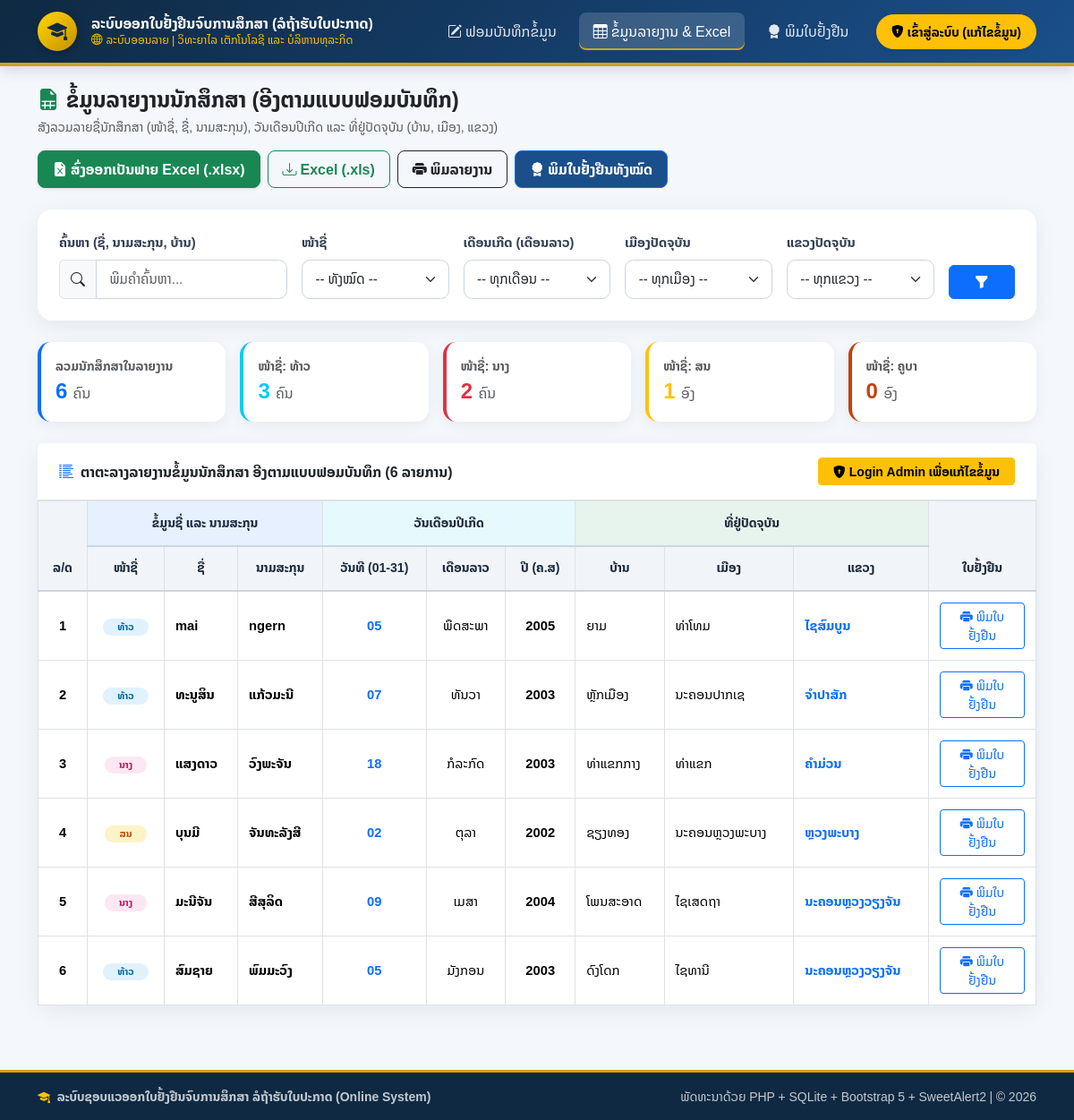
The app's page /report.php with its own data.
### tables this page shows
CREATE TABLE students (
            id INTEGER PRIMARY KEY AUTOINCREMENT,
            cert_no TEXT NOT NULL UNIQUE,
            student_code TEXT DEFAULT '',
            prefix TEXT NOT NULL,
            first_name TEXT NOT NULL,
            last_name TEXT NOT NULL,
            dob_day TEXT NOT NULL,
            dob_month TEXT NOT NULL,
            dob_year TEXT NOT NULL,
            village TEXT NOT NULL,
            district TEXT NOT NULL,
            province TEXT NOT NULL,
            education_level TEXT NOT NULL DEFAULT 'ປະລິນຍາຕີ',
            major TEXT NOT NULL DEFAULT 'ເຕັກໂນໂລຊີຂໍ້ມູນຂ່າວສານ (IT)',
            academic_year TEXT NOT NULL DEFAULT '2025-2026',
            status TEXT NOT NULL DEFAULT 'ອະນຸມັດແລ້ວ (ລໍຖ້າຮັບໃບປະກາດ)',
            created_at TEXT NOT NULL DEFAULT (datetime('now', 'localtime')),
            updated_at TEXT NOT NULL DEFAULT (datetime('now', 'localtime'))
        );

### config/db.php (called while the page is built, shortened)
<?php
function isLoggedIn(): bool
{
    return !empty($_SESSION['user_id']);
}
function currentUser(): ?array
{
    if (!isLoggedIn()) {
        return null;
    }
    return [
        'id' => $_SESSION['user_id'],
        'username' => $_SESSION['username'] ?? 'admin',
        'full_name' => $_SESSION['full_name'] ?? 'ຜູ້ດູແລລະບົບ',
        'role' => $_SESSION['role'] ?? 'admin'
    ];
}

### report.php (the view, shortened to what this page needs)
<?php
require_once __DIR__ . '/includes/header.php';
$q        = trim($_GET['q'] ?? '');
$prefix   = trim($_GET['prefix'] ?? '');
$month    = trim($_GET['dob_month'] ?? '');
$province = trim($_GET['province'] ?? '');
$district = trim($_GET['district'] ?? '');
$whereClauses = [];
$params = [];
$whereSql = !empty($whereClauses) ? ('WHERE ' . implode(' AND ', $whereClauses)) : '';
$stmt = $pdo->prepare("SELECT * FROM students {$whereSql} ORDER BY id DESC");
$stmt->execute($params);
$students = $stmt->fetchAll();
$filteredStats = [
    'total'  => count($students),
    'thao'   => 0,
    'nang'   => 0,
    'sn'     => 0,
    'khouba' => 0,
];
foreach ($students as $row) {
    if ($row['prefix'] === 'ທ້າວ') $filteredStats['thao']++;
    if ($row['prefix'] === 'ນາງ') $filteredStats['nang']++;
    if ($row['prefix'] === 'ສນ')  $filteredStats['sn']++;
}
$exportQuery = http_build_query([
    'q' => $q,
    'prefix' => $prefix,
    'dob_month' => $month,
    'province' => $province,
    'district' => $district
]);
?>
<div class="container py-4">
    <div class="d-flex flex-wrap justify-content-between align-items-center gap-3 mb-4 no-print">
        <div>
            <h4 class="fw-bold mb-1 text-dark">
                <i class="bi bi-file-earmark-spreadsheet-fill text-success me-2"></i>ຂໍ້ມູນລາຍງານນັກສຶກສາ (ອີງຕາມແບບຟອມບັນທຶກ)
            </h4>
            <div class="text-muted small">
                ສັງລວມລາຍຊື່ນັກສຶກສາ (ໜ້າຊື່, ຊື່, ນາມສະກຸນ), ວັນເດືອນປີເກີດ ແລະ ທີ່ຢູ່ປັດຈຸບັນ (ບ້ານ, ເມືອງ, ແຂວງ)
            </div>
        </div>
        <div class="d-flex flex-wrap gap-2">
            <a href="export_excel.php?<?= htmlspecialchars($exportQuery) ?>&format=xlsx" class="btn btn-success fw-bold px-3 py-2 rounded-3 shadow-sm">
                <i class="bi bi-file-earmark-excel-fill me-1"></i>ສົ່ງອອກເປັນຟາຍ Excel (.xlsx)
            </a>
            <a href="export_excel.php?<?= htmlspecialchars($exportQuery) ?>&format=xls" class="btn btn-outline-success fw-bold px-3 py-2 rounded-3">
                <i class="bi bi-download me-1"></i>Excel (.xls)
            </a>
            <button type="button" onclick="window.print()" class="btn btn-outline-dark fw-bold px-3 py-2 rounded-3">
                <i class="bi bi-printer-fill me-1"></i>ພິມລາຍງານ
            </button>
            <a href="certificate.php?all=1&<?= htmlspecialchars($exportQuery) ?>" class="btn btn-primary fw-bold px-3 py-2 rounded-3" style="background-color: var(--secondary-blue);">
                <i class="bi bi-award-fill me-1"></i>ພິມໃບຢັ້ງຢືນທັງໝົດ
            </a>
        </div>
    </div>
    <div class="card card-modern mb-4 no-print">
        <div class="card-body p-3 p-md-4">
            <form method="GET" action="report.php" class="row g-3 align-items-end">
                <div class="col-md-3">
                    <label class="form-label small">ຄົ້ນຫາ (ຊື່, ນາມສະກຸນ, ບ້ານ)</label>
                    <div class="input-group">
                        <span class="input-group-text bg-light"><i class="bi bi-search"></i></span>
                        <input type="text" class="form-control" name="q" value="<?= htmlspecialchars($q) ?>" placeholder="ພິມຄຳຄົ້ນຫາ...">
                    </div>
                </div>
                <div class="col-6 col-md-2">
                    <label class="form-label small">ໜ້າຊື່</label>
                    <select class="form-select" name="prefix">
                        <option value="">-- ທັງໝົດ --</option>
                    </select>
                </div>
                <div class="col-6 col-md-2">
                    <label class="form-label small">ເດືອນເກີດ (ເດືອນລາວ)</label>
                    <select class="form-select" name="dob_month">
                        <option value="">-- ທຸກເດືອນ --</option>
                    </select>
                </div>
                <div class="col-6 col-md-2">
                    <label class="form-label small">ເມືອງປັດຈຸບັນ</label>
                    <select class="form-select" name="district" id="filter_district" data-initial-value="<?= htmlspecialchars($district) ?>">
                        <option value="">-- ທຸກເມືອງ --</option>
                    </select>
                </div>
                <div class="col-6 col-md-2">
                    <label class="form-label small">ແຂວງປັດຈຸບັນ</label>
                    <select class="form-select" name="province" id="filter_province">
                        <option value="">-- ທຸກແຂວງ --</option>
                    </select>
                </div>
                <div class="col-md-1 d-grid gap-1">
                    <button type="submit" class="btn btn-primary fw-bold" title="ຄົ້ນຫາ">
                        <i class="bi bi-funnel-fill"></i>
                    </button>
                </div>
            </form>
        </div>
    </div>
    <div class="row g-3 mb-4 row-cols-2 row-cols-md-3 row-cols-xl-5">
        <div class="col">
            <div class="card stat-card p-3 bg-white border-start border-4 border-primary">
                <div class="small text-muted fw-semibold">ລວມນັກສຶກສາໃນລາຍງານ</div>
                <div class="fs-4 fw-bold text-primary"><?= number_format($filteredStats['total']) ?> <span class="fs-6 fw-normal text-muted">ຄົນ</span></div>
            </div>
        </div>
        <div class="col">
            <div class="card stat-card p-3 bg-white border-start border-4 border-info">
                <div class="small text-muted fw-semibold">ໜ້າຊື່: ທ້າວ</div>
                <div class="fs-4 fw-bold text-info"><?= number_format($filteredStats['thao']) ?> <span class="fs-6 fw-normal text-muted">ຄົນ</span></div>
            </div>
        </div>
        <div class="col">
            <div class="card stat-card p-3 bg-white border-start border-4 border-danger">
                <div class="small text-muted fw-semibold">ໜ້າຊື່: ນາງ</div>
                <div class="fs-4 fw-bold text-danger"><?= number_format($filteredStats['nang']) ?> <span class="fs-6 fw-normal text-muted">ຄົນ</span></div>
            </div>
        </div>
        <div class="col">
            <div class="card stat-card p-3 bg-white border-start border-4 border-warning">
                <div class="small text-muted fw-semibold">ໜ້າຊື່: ສນ</div>
                <div class="fs-4 fw-bold text-warning"><?= number_format($filteredStats['sn']) ?> <span class="fs-6 fw-normal text-muted">ອົງ</span></div>
            </div>
        </div>
        <div class="col">
            <div class="card stat-card p-3 bg-white border-start border-4" style="border-color: #c2410c !important;">
                <div class="small text-muted fw-semibold">ໜ້າຊື່: ຄູບາ</div>
                <div class="fs-4 fw-bold" style="color: #c2410c;"><?= number_format($filteredStats['khouba']) ?> <span class="fs-6 fw-normal text-muted">ອົງ</span></div>
            </div>
        </div>
    </div>
    <div class="card card-modern">
        <div class="card-header bg-white py-3 px-4 border-bottom d-flex flex-wrap justify-content-between align-items-center gap-2">
            <div class="fw-bold text-dark">
                <i class="bi bi-list-columns-reverse text-primary me-2"></i>ຕາຕະລາງລາຍງານຂໍ້ມູນນັກສຶກສາ ອີງຕາມແບບຟອມບັນທຶກ (<?= number_format($filteredStats['total']) ?> ລາຍການ)
            </div>
            <div class="small no-print">
                <?php if ($currentUser): ?>
                    <span class="badge bg-success-subtle text-success border border-success-subtle px-3 py-2">
                        <i class="bi bi-unlock-fill me-1"></i>ສະຖານະ Admin: ສາມາດກົດປຸ່ມ "ແກ້ໄຂ" ຫຼື "ລຶບ" ຂໍ້ມູນໄດ້
                    </span>
                <?php else: ?>
                    <a href="login.php?redirect=<?= urlencode('report.php?' . $exportQuery) ?>" class="btn btn-sm btn-warning fw-bold px-3">
                        <i class="bi bi-shield-lock-fill me-1"></i>Login Admin ເພື່ອແກ້ໄຂຂໍ້ມູນ
                    </a>
                <?php endif; ?>
            </div>
        </div>
        <div class="card-body p-0">
            <div class="table-responsive">
                <table class="table table-bordered table-hover table-gov mb-0 align-middle">
                    <thead>
                        <tr class="text-center">
                            <th rowspan="2" style="width: 55px;">ລ/ດ</th>
                            <th colspan="3" class="bg-primary bg-opacity-10">ຂໍ້ມູນຊື່ ແລະ ນາມສະກຸນ</th>
                            <th colspan="3" class="bg-info bg-opacity-10">ວັນເດືອນປີເກີດ</th>
                            <th colspan="3" class="bg-success bg-opacity-10">ທີ່ຢູ່ປັດຈຸບັນ</th>
                            <th rowspan="2" class="no-print" style="width: 120px;">ໃບຢັ້ງຢືນ</th>
                        </tr>
                        <tr class="text-center">
                            <th>ໜ້າຊື່</th>
                            <th>ຊື່</th>
                            <th>ນາມສະກຸນ</th>
                            <th>ວັນທີ (01-31)</th>
                            <th>ເດືອນລາວ</th>
                            <th>ປີ (ຄ.ສ)</th>
                            <th>ບ້ານ</th>
                            <th>ເມືອງ</th>
                            <th>ແຂວງ</th>
                        </tr>
                    </thead>
                    <tbody>
                        <?php if (empty($students)): ?>
                            <tr>
                                <td colspan="<?= $currentUser ? 12 : 11 ?>" class="text-center py-5 text-muted">
                                    <i class="bi bi-journal-x fs-1 d-block mb-2 opacity-50"></i>
                                    ບໍ່ພົບຂໍ້ມູນນັກສຶກສາຕາມເງື່ອນໄຂທີ່ຄົ້ນຫາ
                                </td>
                            </tr>
                        <?php else: ?>
                            <?php foreach ($students as $index => $st): ?>
                                <?php
                                $badgeClass = 'badge-prefix-thao';
                                if ($st['prefix'] === 'ນາງ') $badgeClass = 'badge-prefix-nang';
                                if ($st['prefix'] === 'ສນ') $badgeClass = 'badge-prefix-sn';
                                $dayFormatted = str_pad((string)$st['dob_day'], 2, '0', STR_PAD_LEFT);
                                ?>
                                <tr>
                                    <td class="text-center fw-semibold"><?= $index + 1 ?></td>
                                    <td class="text-center">
                                        <span class="badge rounded-pill px-3 py-1 <?= $badgeClass ?>">
                                            <?= htmlspecialchars($st['prefix']) ?>
                                        </span>
                                    </td>
                                    <td class="fw-bold"><?= htmlspecialchars($st['first_name']) ?></td>
                                    <td class="fw-bold"><?= htmlspecialchars($st['last_name']) ?></td>
                                    <td class="text-center fw-bold text-primary"><?= htmlspecialchars($dayFormatted) ?></td>
                                    <td class="text-center"><?= htmlspecialchars($st['dob_month']) ?></td>
                                    <td class="text-center fw-semibold"><?= htmlspecialchars($st['dob_year']) ?></td>
                                    <td><?= htmlspecialchars($st['village']) ?></td>
                                    <td><?= htmlspecialchars($st['district']) ?></td>
                                    <td class="fw-semibold text-primary"><?= htmlspecialchars($st['province']) ?></td>
                                    <td class="text-center no-print">
                                        <a href="certificate.php?id=<?= (int)$st['id'] ?>" class="btn btn-sm btn-outline-primary" title="ພິມໃບຢັ້ງຢືນຈົບການສຶກສາ">
                                            <i class="bi bi-printer-fill me-1"></i>ພິມໃບຢັ້ງຢືນ
                                        </a>
                                    </td>
                                </tr>
                            <?php endforeach; ?>
                        <?php endif; ?>
                    </tbody>
                </table>
            </div>
        </div>
    </div>
</div>
<?php require_once __DIR__ . '/includes/footer.php'; ?>

### includes/header.php (style rules this page uses)
:root { --primary-navy: #0f2942; --secondary-blue: #1a4f8b; --accent-gold: #d4a017; --accent-gold-light: #fef9e7; --bg-soft: #f4f7fb; }
body { font-family: 'Noto Sans Lao', 'Phetsarath OT', 'Saysettha OT', sans-serif; background-color: var(--bg-soft); color: #1e293b; min-height: 100vh; display: flex; flex-direction: column; }
.card-modern { border: none; border-radius: 1rem; box-shadow: 0 6px 24px rgba(15, 41, 66, 0.07); background: #ffffff; }
.form-label { font-weight: 600; color: #334155; font-size: 0.92rem; }
.form-control, .form-select { border-radius: 0.6rem; padding: 0.62rem 0.9rem; border-color: #cbd5e1; font-size: 0.95rem; }
.stat-card { border: none; border-radius: 0.9rem; box-shadow: 0 4px 16px rgba(15, 41, 66, 0.06); transition: transform 0.2s ease; }
.table-gov thead th { background-color: #f1f5f9; color: #1e293b; font-weight: 700; font-size: 0.88rem; border-bottom: 2px solid #cbd5e1; white-space: nowrap; padding: 0.85rem 0.75rem; }
.table-gov tbody td { vertical-align: middle; padding: 0.75rem; font-size: 0.92rem; }
.badge-prefix-thao { background-color: #e0f2fe; color: #0369a1; font-weight: 600; }
.badge-prefix-nang { background-color: #fce7f3; color: #be185d; font-weight: 600; }
.badge-prefix-sn { background-color: #fef3c7; color: #b45309; font-weight: 600; }

### records on screen
students: prefix "ທ້າວ", first_name "mai", last_name "ngern", dob_day "05", dob_month "ພຶດສະພາ", dob_year "2005", village "ຍາມ", district "ທ່າໂທມ", province "ໄຊສົມບູນ"
students: prefix "ທ້າວ", first_name "ທະນູສິນ", last_name "ແກ້ວມະນີ", dob_day "07", dob_month "ທັນວາ", dob_year "2003", village "ຫຼັກເມືອງ", district "ນະຄອນປາກເຊ", province "ຈຳປາສັກ"
students: prefix "ນາງ", first_name "ແສງດາວ", last_name "ວົງພະຈັນ", dob_day "18", dob_month "ກໍລະກົດ", dob_year "2003", village "ທ່າແຂກກາງ", district "ທ່າແຂກ", province "ຄຳມ່ວນ"
students: prefix "ສນ", first_name "ບຸນມີ", last_name "ຈັນທະລັງສີ", dob_day "02", dob_month "ຕຸລາ", dob_year "2002", village "ຊຽງທອງ", district "ນະຄອນຫຼວງພະບາງ", province "ຫຼວງພະບາງ"
students: prefix "ນາງ", first_name "ມະນີຈັນ", last_name "ສີສຸລິດ", dob_day "09", dob_month "ເມສາ", dob_year "2004", village "ໂພນສະອາດ", district "ໄຊເສດຖາ", province "ນະຄອນຫຼວງວຽງຈັນ"
students: prefix "ທ້າວ", first_name "ສົມຊາຍ", last_name "ພົມມະວົງ", dob_day "05", dob_month "ມັງກອນ", dob_year "2003", village "ດົງໂດກ", district "ໄຊທານີ", province "ນະຄອນຫຼວງວຽງຈັນ"

### other values on screen
$sysSettings['institution_name'] "ວິທະຍາໄລ ເຕັກໂນໂລຊີ ແລະ ບໍລິຫານທຸລະກິດ"
$filteredStats['total'] "6"
$filteredStats['thao'] "3"
$filteredStats['nang'] "2"
$filteredStats['sn'] "1"
$filteredStats['khouba'] "0"
